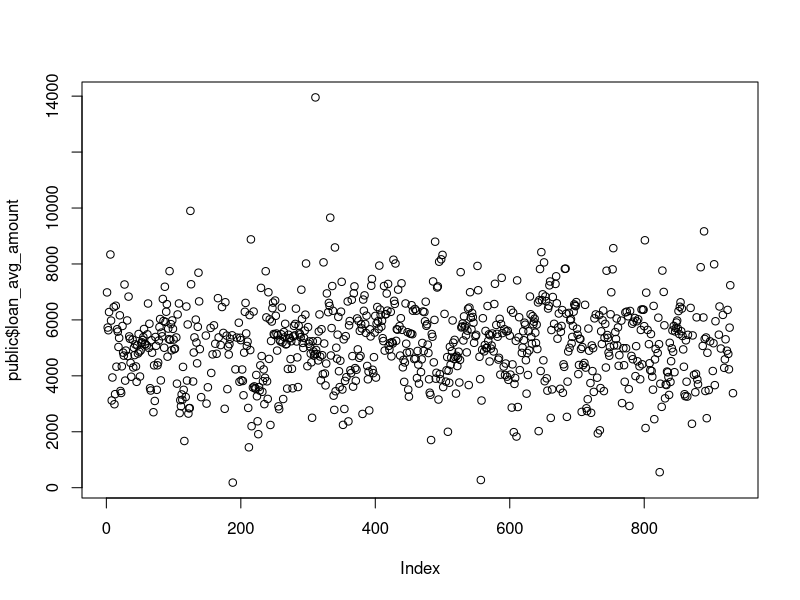
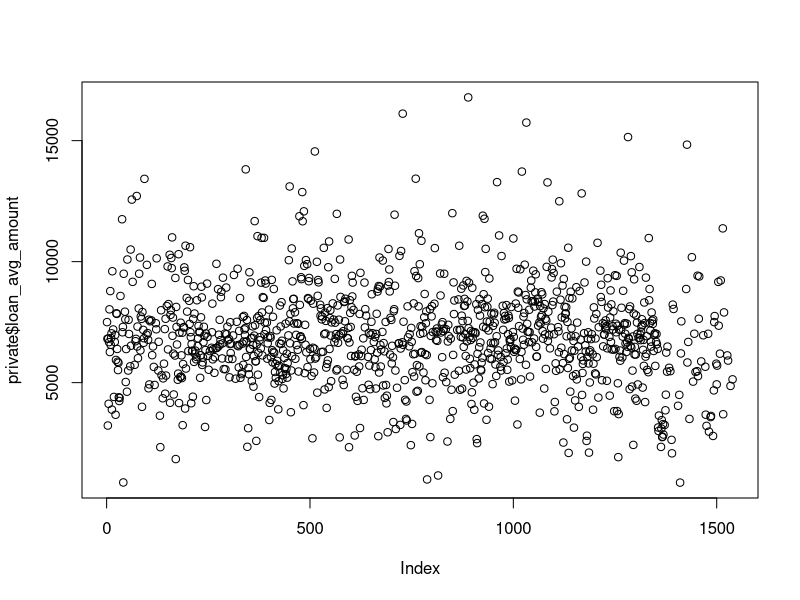
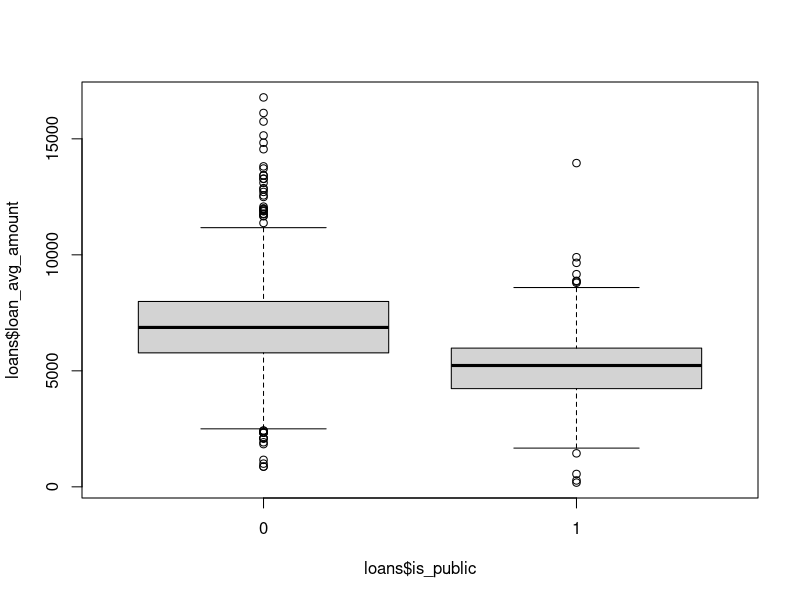
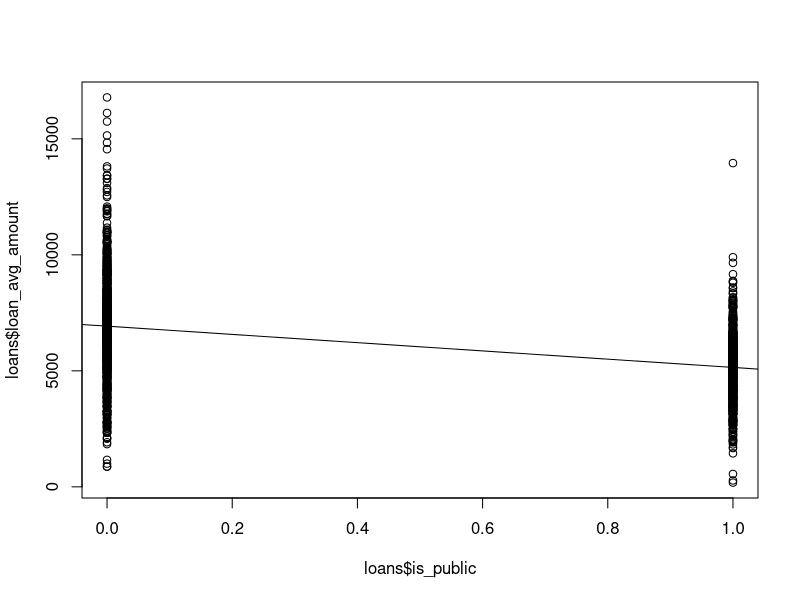
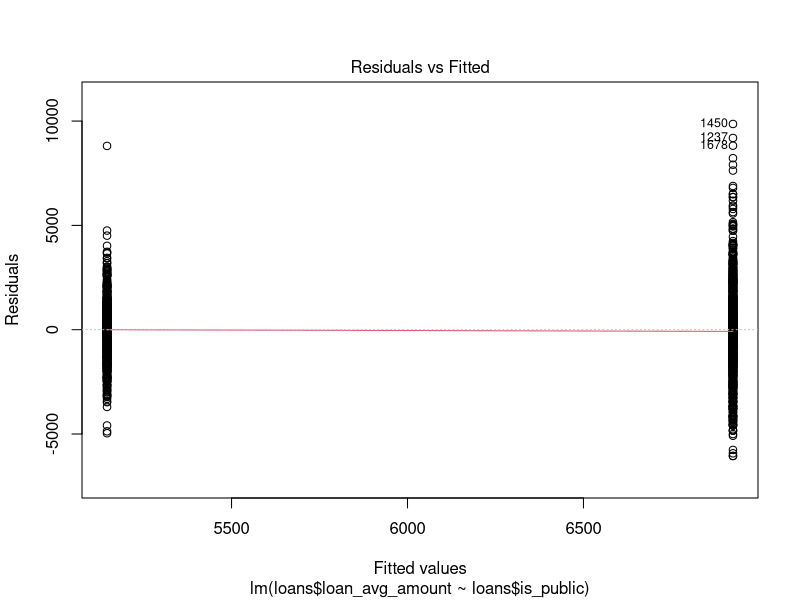
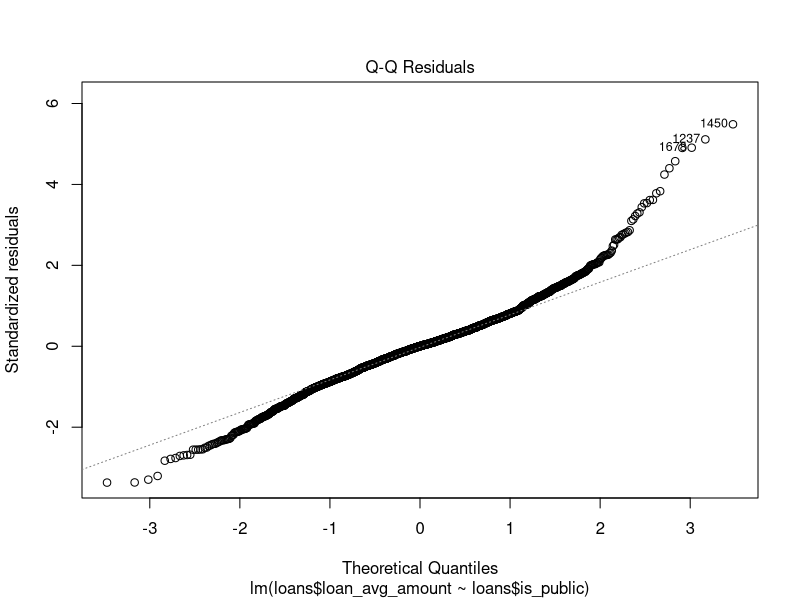
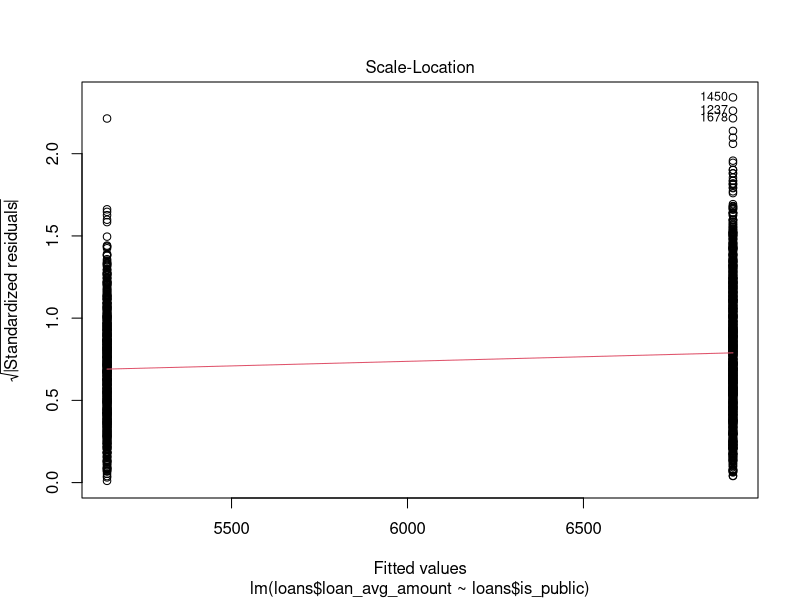
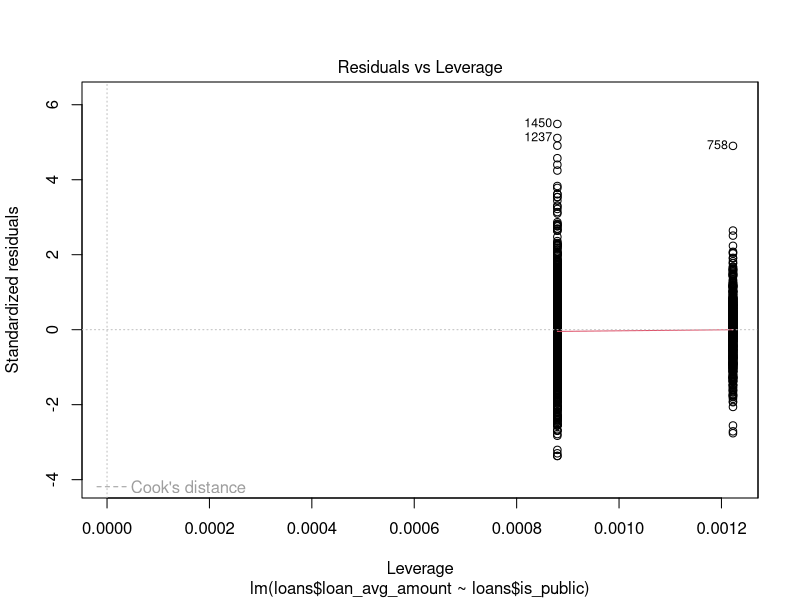

These charts were generated, in order, by the following R code:
## ---- chunk 1
library('tidyverse')
loans <- read_csv('collegeloans.csv')
head(loans)
public <- loans %>% filter(type == 'public')
private <- loans %>% filter(type == 'private NFP')
unique(loans$type)
plot(public$loan_avg_amount)
plot(private$loan_avg_amount)
## ---- chunk 2
temp <- if_else(loans$type == 'public', 1 ,0)
loans$is_public <- temp
head(loans)
boxplot(loans$loan_avg_amount  ~ loans$is_public)
## ---- chunk 3
plot(loans$loan_avg_amount  ~ loans$is_public)
m1 <- lm(loans$loan_avg_amount  ~ loans$is_public)
abline(m1)
## ---- chunk 4
summary(m1)
plot(m1)
## ---- chunk 5
all <- read_csv("collegeloansall.csv")
table(all$type)
m2 <- lm(all$loan_avg_amount ~ all$type)
summary(m2) #everything is being compared to the first intercpt variable
boxplot(all$loan_avg_amount ~ all$type)
